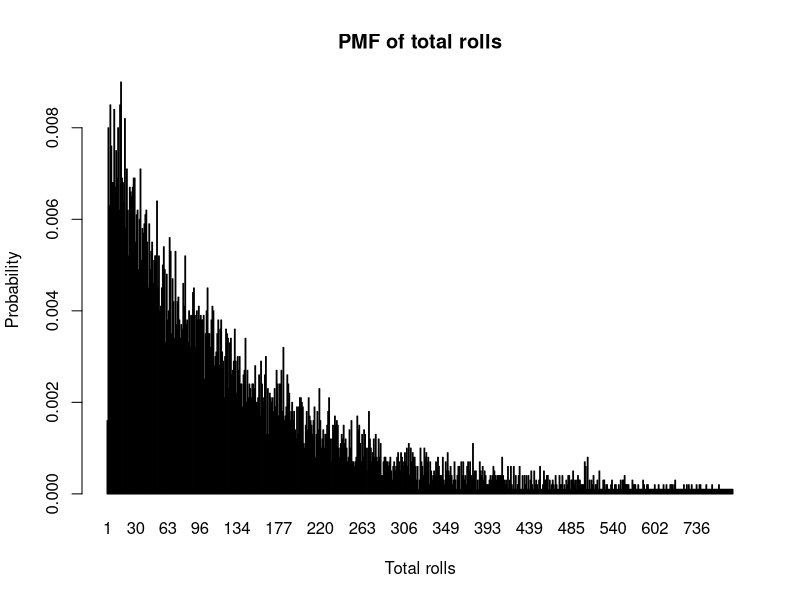

Recreate this plot in R.
# for replicability
set.seed(3)

# Simulate the Deathrolling game for a large number of iterations
deathroll_sim <- function(num_simulations = 10000) {
  wins_player1 <- 0
  total_rolls <- numeric(num_simulations)
  
  for (i in 1:num_simulations) {
    rolls <- 0
    x1 <- 1000  # Initial sides for player 1
    player <- 1  # Start with player 1
    
    while (TRUE) {
      rolls <- rolls + 1
      # Simulate the roll
      if (runif(1) < 1 / x1) {  # Player rolls a 1 and loses
        if (player == 1) {
          break  # Player 1 loses
        } else {
          wins_player1 <- wins_player1 + 1  # Player 1 wins
          break
        }
      }
      
      # If no 1 is rolled, switch to the other player and update sides
      if (player == 1) {
        player <- 2
        x1 <- sample(1:1000, 1)  # New die for player 2
      } else {
        player <- 1
        x1 <- sample(1:1000, 1)  # New die for player 1
      }
    }
    
    total_rolls[i] <- rolls
  }
  
  # Return the results: Probability of player 1 winning, average rolls, and PMF
  list(
    prob_player1_wins = wins_player1 / num_simulations,
    avg_rolls = mean(total_rolls),
    pmf_rolls = table(total_rolls) / num_simulations
  )
}

# Run the simulation
result <- deathroll_sim(num_simulations = 10000)

# Display the results
cat("Probability Player 1 wins: ", result$prob_player1_wins, "\n")
cat("Average total rolls: ", result$avg_rolls, "\n")
cat("PMF of total rolls: \n")
print(result$pmf_rolls)

# Plot the PMF of total rolls

barplot(result$pmf_rolls, xlab = "Total rolls", ylab = "Probability", main = "PMF of total rolls")